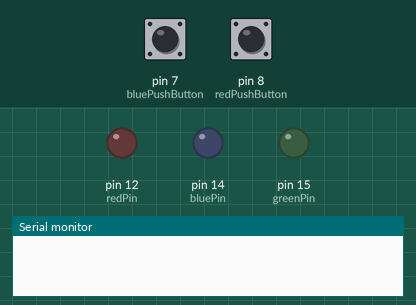
A sketch run on a simulated Arduino Uno, built with avr-gcc and run on an emulated ATmega328P. On the bench: output pins drawn as LEDs (lit = HIGH), the last lines printed to the serial monitor. The test bench sets the inputs (shaded band); at power-on: pin 7 (bluePushButton) HIGH, pin 8 (redPushButton) HIGH.

Above: at 1.2 s.
1.3 s: pin 7 (bluePushButton) pulled LOW for 3.2 s
At 4.3 s:
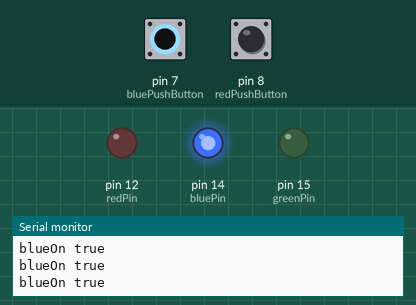
7.5 s: pin 8 (redPushButton) pulled LOW for 3.2 s
At 9.4 s:
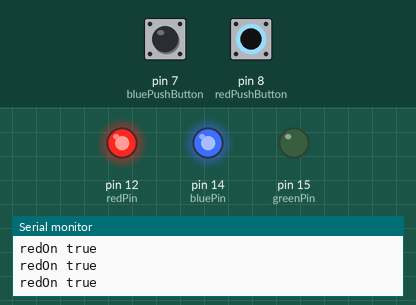
13.1 s: pin 7 (bluePushButton) pulled LOW for 1 s
At 14.7 s:
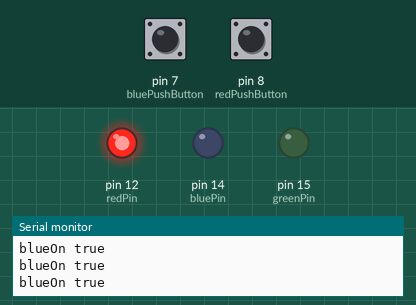
17.1 s: pin 8 (redPushButton) pulled LOW for 1 s
At 18.4 s:
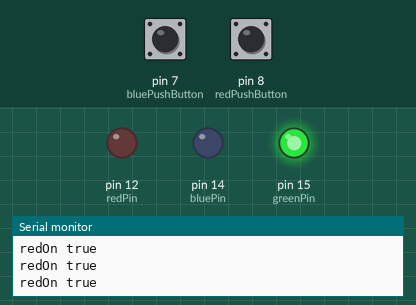
Timing chart, 0 to 22.1 s (numbered marks = the images above; inputs shaded):
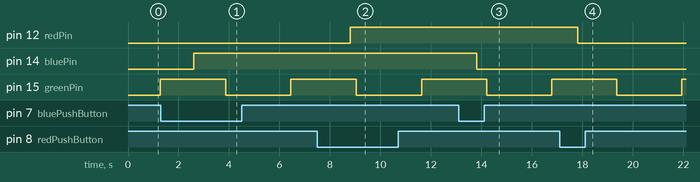

Measured:
- after the input at 1.3 s, pin 14 (bluePin): LOW → HIGH after 1.3 s
- after the input at 7.5 s, pin 12 (redPin): LOW → HIGH after 1.3 s
- after the input at 13.1 s, pin 14 (bluePin): HIGH → LOW after 0.71 s
- after the input at 17.1 s, pin 12 (redPin): HIGH → LOW after 0.71 s

The sketch:

sketch_sep07c.ino
```cpp
int redPin =  12;
int greenPin =  15;
int bluePin =  14;
int bluePushButton = 7;
int redPushButton = 8;

int blueValue = 0;
int redValue = 0;
int greenValue = 0;
int blueIncrement = 1;
int redIncrement = 1;
int greenIncrement = 1;

boolean blueOn = false;
boolean redOn = false;


void setup()   {
  Serial.begin(38400);
  pinMode(bluePushButton, INPUT);
  pinMode(redPushButton, INPUT_PULLUP);
  pinMode(redPin, OUTPUT);
  pinMode(greenPin, OUTPUT);
  pinMode(bluePin, OUTPUT);
}

void loop()
{
  if (blueOn) {
    blueValue = blueValue + blueIncrement;
    if (blueValue > 255) {
      blueIncrement = -1;
      blueValue = 255;
    }
    if (blueValue < 0) {
      blueIncrement = 1;
      blueValue = 0;
    }
  }
  if (redOn) {
    redValue = redValue + redIncrement;
    if (redValue > 255) {
      redIncrement = -1;
      redValue = 255;
    }
    if (redValue < 0) {
      redIncrement = 1;
      redValue = 0;
    }
  }
  greenValue = greenValue + greenIncrement;
  if (greenValue > 255) {
    greenIncrement = -1;
    greenValue = 255;
  }
  if (greenValue < 0) {
    greenIncrement = 1;
    greenValue = 0;
  }

  // set all 3 pins to the desired intensity
  analogWrite(redPin, redValue);
  analogWrite(greenPin, greenValue);
  analogWrite(bluePin, blueValue);

  if (digitalRead(bluePushButton) == LOW) {
    // use mode zero when the first button is pressed
    blueOn = true;
    Serial.println("blueOn true");
  } else {
    blueOn = false;
  }
  if (digitalRead(redPushButton) == LOW) {
    // use mode one when the first button is pressed
    redOn = true;
    Serial.println("redOn true");
  } else {
    redOn = false;
  }

  // remain at this color, but not for very long
  delay(10);

}
```
